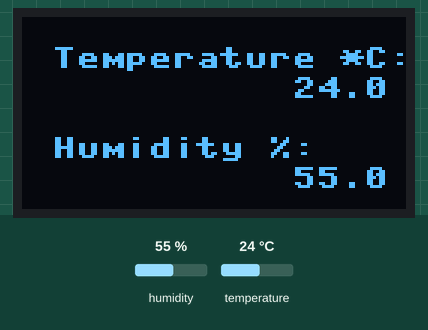
Bench run of a program on a simulated ESP32 board running MicroPython. Shown: 128×64 one-colour display. Inputs (shaded band) come from the test bench; at power-on: humidity 55 %, temperature 24 °C.

Above: at 2.6 s.
2.7 s: humidity set to 22 %
At 4.5 s:
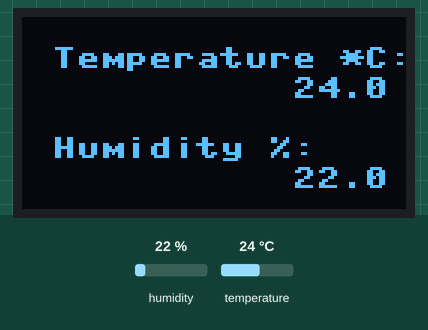
5.7 s: temperature set to 12 °C
At 6.6 s:
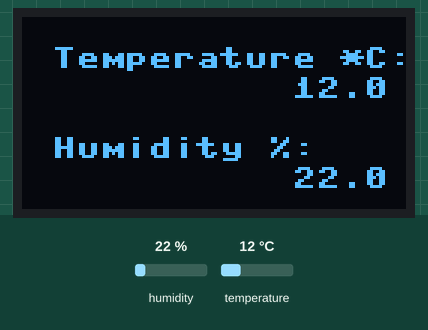
8.7 s: humidity set to 40 %
At 10.9 s:
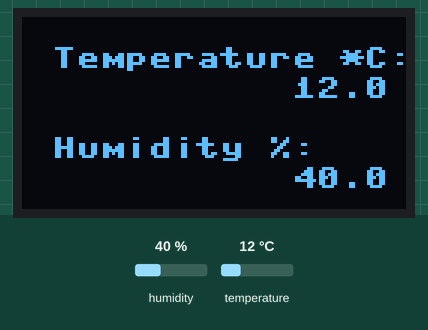
11.7 s: temperature set to 19 °C
Timing chart, 0 to 14.7 s (numbered marks = the images above; inputs shaded):
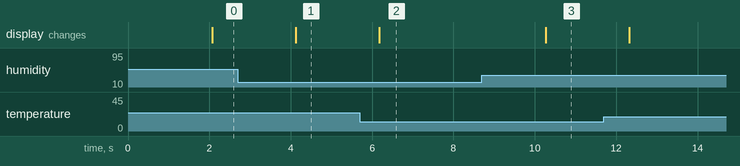

Measured:
- after the input at 2.7 s, the display: changes after 1.4 s (image 1)
- after the input at 5.7 s, the display: changes after 0.47 s (image 2)
- after the input at 8.7 s, the display: changes after 1.6 s (image 3)

The program:

DHT22_DHT11.py
```python
import machine
import time
import SSD1306

scl = machine.Pin(22, machine.Pin.OUT, machine.Pin.PULL_UP)
sda = machine.Pin(21, machine.Pin.OUT, machine.Pin.PULL_UP)

i2c = machine.I2C(scl=scl, sda = sda, freq = 400000)
oled = SSD1306.SSD1306_I2C(128, 64, i2c, addr = 0x3C)

import dht

d = dht.DHT22(machine.Pin(23))

def display():
    d.measure()
    t = d.temperature()
    h = d.humidity()

    oled.fill(0)

     # Display the temperature
    oled.text('Temperature *C:', 10, 10)
    oled.text(str(t), 90, 20)
    # Display the humidity
    oled.text('Humidity %:', 10, 40)
    oled.text(str(h), 90, 50)
    # Update the screen display
    oled.show()


start = time.ticks_ms()

while True:
    if time.ticks_ms() - start >= 2000:
        display()
        start = time.ticks_ms()
```
